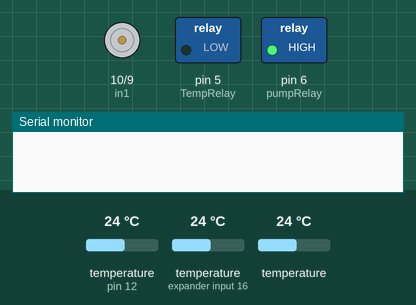
Bench run of a sketch on a simulated Arduino Nano, built with avr-gcc and run on an emulated ATmega328P. Parts: motor-driver pin pairs drawn as motors (green arrow = first pin HIGH = forward, orange = second pin HIGH = backward, longer = more drive, scaled by the enable pin), switched loads named in the sketch (green lamp = pin HIGH), the last lines printed to the serial monitor. The test bench sets the inputs (shaded band); at power-on: temperature (sensors on pin 12, expander input 16) 24 °C, temperature 24 °C.

Above: at 0.3 s.
At 2.7 s:
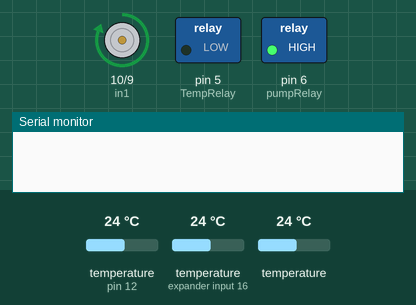
At 6.3 s:
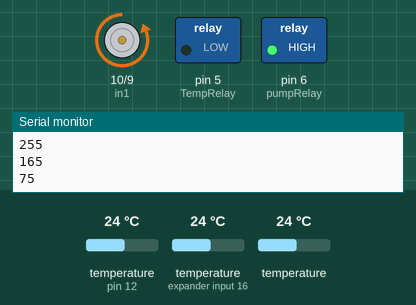
At 8.2 s:
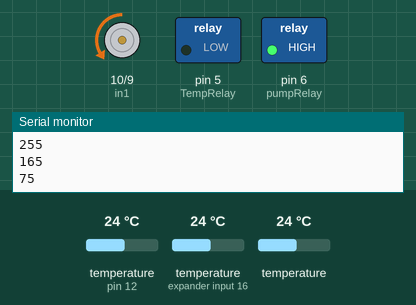
Timing chart, 0 to 10.3 s (numbered marks = the images above):
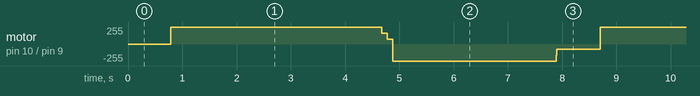

Measured:
- by itself, motor on pin 10 (in1) / pin 9 (in2): repeats every 7.9 s: forward 165/255 0.10 s, forward 75/255 0.10 s, backward 255/255 3.0 s, backward 165/255 0.01 s, backward 75/255 0.80 s, forward 255/255 3.9 s

The sketch:

CPX_BaseUnitMaster.ino
```cpp
//Thermal Definitions\
/********************************************************************/
// First we include the libraries
#include <OneWire.h>
#include <DallasTemperature.h>
// Data wire is plugged into pin 2 on the Arduino
#define ONE_WIRE_BUS 12
// Setup a oneWire instance to communicate with any OneWire devices
// (not just Maxim/Dallas temperature ICs)
OneWire oneWire(ONE_WIRE_BUS);
// Pass our oneWire reference to Dallas Temperature.
DallasTemperature sensors(&oneWire);
bool InitialTemp = false;
float TargetTemp = 75; //Deg F
int TempRelay = 5;

//Motor Definitions\
/********************************************************************/
// connect motor controller pins to Arduino digital pins
// motor one
int enA = 11;
int in1 = 10;
int in2 = 9;
int xSpeed = 255; //global max motor speed, 8bit
int xTime = 500; //decel time, ms
/********************************************************************/

//Pump Definitions\
/********************************************************************/
int pumpRelay = 6; //data signal to the relay


//Helper Functions - By operation Type\
/++++++++++++++++++++++++++++++++++++++++++++++++++++++++++++++++++++


//Temp Functions\
/********************************************************************/
float getTemp(){
  float T1;
  float T2;
  float T3;
  float Temp;
  sensors.requestTemperatures();
  T1 = sensors.getTempCByIndex(0)*9/5+32;
  T2 = sensors.getTempCByIndex(1)*9/5+32;
  T3 = sensors.getTempCByIndex(2)*9/5+32;
  Temp = (T1+T2+T3)-max(max(T1,T2),T3)-min(min(T1,T2),T3); //median
    return Temp;
}

void heatOnOff(){
  float Temp;
  Temp = getTemp();
//if in range or below,heat
  if(Temp<TargetTemp-.2)
  {
   digitalWrite(TempRelay, HIGH); //power to the heating element
  }
else{
  //FailSafe OFF - Seems to work better due to latency of the heat going from the element to the upper pool
  digitalWrite(TempRelay, LOW);
}


}


//Motor Functions\
/********************************************************************/
void decel()
{
  int x;
  int s;
  int i;
 // this function will decelerate the motor 75% of its speed
 // decelerate from maximum speed to zero
for (int i = xSpeed; i > 0; i = i-.35*xSpeed)
  {
    analogWrite(enA, i);
    delay(100);
    Serial.println(i);
  }
}

void decelRev()
{
  int x;
  int s;
  int i;
 // this function will decelerate the motor 75% of its speed
 // decelerate from maximum speed to zero
for (int i = xSpeed; i > 0; i = i-.35*xSpeed)
  {
    analogWrite(enA, i);
    delay(10);
    Serial.println(i);
  }
}

void driveMotorForward(){
  digitalWrite(in1,HIGH);
  digitalWrite(in2,LOW);
  analogWrite(enA, xSpeed);
}

void driveMotorReverse(){
  digitalWrite(in1,LOW);
  digitalWrite(in2,HIGH);
  analogWrite(enA, xSpeed);
}
void driveMotorFlip(){
  delay(3000);
  decel();
  //Switch Direction
  driveMotorReverse();
  Serial.println("REVERSE");
  delay(3000);
  //Slow Down
  decel();
  Serial.println("FORWARD");
}


void setup() {
  Serial.begin(9600);
//Thermal Setup\
//********************************************************************/
 pinMode(TempRelay, OUTPUT);
  digitalWrite(TempRelay, LOW);
//********************************************************************/

//Motor Setup\
//********************************************************************/
  // set all the motor control pins to outputs
  pinMode(enA, OUTPUT);
  pinMode(in1, OUTPUT);
  pinMode(in2, OUTPUT);

//Pump Setup\
//********************************************************************/

  pinMode(pumpRelay, OUTPUT);
  digitalWrite(pumpRelay, HIGH); //Start the circulation pump
}

void loop() {
  // Start by heating the water
  float Temp = getTemp();

  // During Initial heating, if the water temperature is below target range,
  //turn it on and leave it on
 // We only want this code to run once, so toggle the InitialTemp boolean
 //when done
 if(!InitialTemp){
  while(Temp <TargetTemp-.2){
      if(digitalRead(TempRelay)==LOW){
        digitalWrite(TempRelay, HIGH);
      }
      InitialTemp = true;
      Temp = getTemp();
      //Serial.print("Deg F = ");
   //Serial.println(Temp);
   delay(500);
    }
 }
     //Start Forward
  digitalWrite(in1,HIGH);
  digitalWrite(in2,LOW);
  analogWrite(enA, xSpeed);
  heatOnOff();
  delay(3000);
  //Slow Down
  decel();
  //Switch Direction
  digitalWrite(in1,LOW);
  digitalWrite(in2,HIGH);
  analogWrite(enA,xSpeed);
  delay(3000);
  //Slow Down
  decelRev();
  //Water now at temperature and we're ready to spin
 // driveMotorForward(); //Start motor
  //heatOnOff();        //Check the temp while we're just running at constant velocity
//  decel();
//  driveMotorReverse();
//  heatOnOff();
//  decel();
  //Slow Down
  //Serial.println(Temp);
  //driveMotorFlip();   //Reverse

}
```
